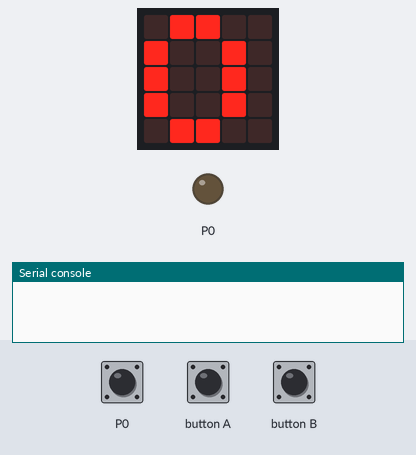
Recording of a program running on a simulated BBC micro:bit (MakeCode). On the bench: the board's 5×5 LED display, output pins drawn as LEDs (lit = HIGH), the last lines printed to the serial console. The test bench sets the inputs (shaded band); at power-on: P0 LOW. No radio messages arrive unless stated (any console line starting 'radio sent:' is added by the test bench).

Above: at 0.1 s.
At 1.2 s:
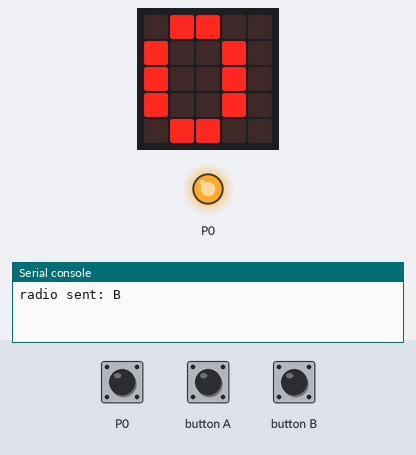
1.3 s: P0 pulled HIGH for 1 s
At 2.0 s:
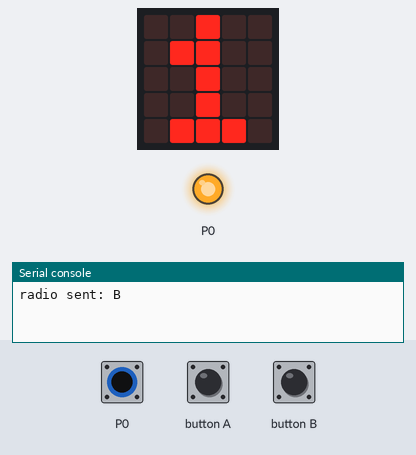
5.4 s: P0 pulled HIGH for 0.15 s
8.4 s: P0 pulled HIGH for 3.2 s
Timing chart, 0 to 11.4 s (numbered marks = the images above; inputs shaded):
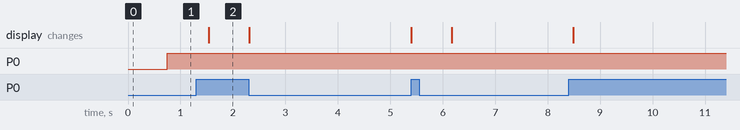

Measured:
- after the input at 1.3 s, the display: changes after 0.24 s (image 2)

The program:

main.ts
```typescript
input.onButtonPressed(Button.A, function () {
    radio.sendString("A")
})
input.onButtonPressed(Button.B, function () {
    radio.sendString("B")
})
radio.setGroup(1)
basic.forever(function () {
    basic.showNumber(pins.digitalReadPin(DigitalPin.P0))
    if (0 == pins.digitalReadPin(DigitalPin.P0)) {
        radio.sendString("B")
        pins.digitalWritePin(DigitalPin.P0, 1)
    }
})
```

test.ts
```typescript
// 在此处测试；当此软件包作为插件使用时，将不会编译此软件包。
```
